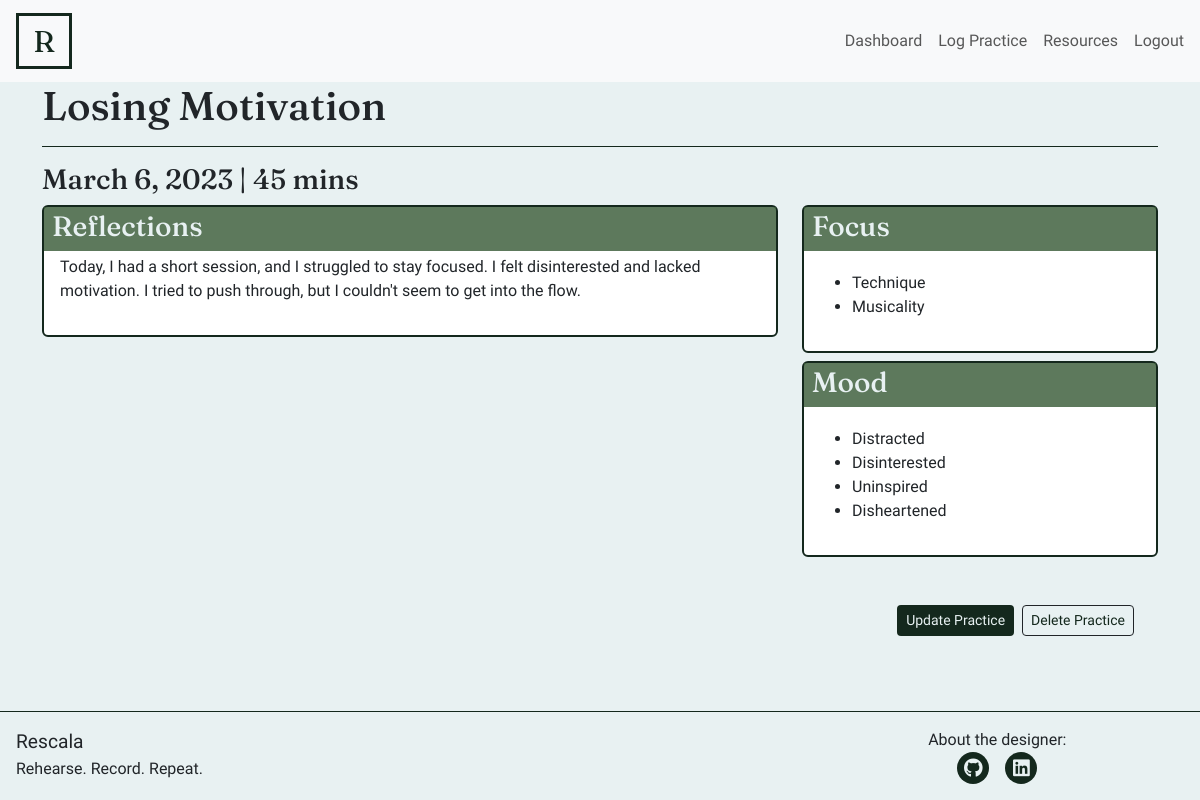
The app's page /practice/51/ (signed in) with its own data.
### practicelog/models.py (models this page shows)
class Session(models.Model):
    user = models.ForeignKey(Profile, on_delete=models.CASCADE, name='user')
    date = models.DateField(validators=[validators.validate_date])
    duration = models.IntegerField(validators=[validators.validate_duration])
    headline = models.CharField(max_length=150)
    focus = models.JSONField(default=list, blank=True)
    moods = models.JSONField(default=list, blank=True)
    summary = models.TextField()

### practicelog/views.py (the view, shortened to what this page needs)
class SessionDetails(LoginRequiredMixin, View):
    def get(self, request, session_id, *args, **kwargs):
        session = get_object_or_404(Session, id=session_id)
        return render(
            request, 'sessiondetails.html',
            {
                "session": session
            }
        )

### templates/sessiondetails.html (shortened to what this page needs)
{% extends "base.html" %}
{% block content %}
<div class="container">
  <div class="row">
    <div class="col">
      <h1>{{session.headline}}</h1>
      <hr />
    </div>
  </div>
  <div class="row">
    <div class="col-md-12">
        <h3>
          {{session.date}} |
          {{session.duration}} mins
        </h3>
    </div>
  </div>
    <div class="row">
      <div class="col-md-8 mb-2">
        <div class="card dashboard-card">
          <div class="card-body">
            <div class="dashboard-title">
              <h3>Reflections</h3>
            </div>
            <div class="dashboard-content">
              <p>
                {{session.summary}}
              </p>
            </div>
          </div>
        </div>
      </div>
      <div class="col-md-4">
        <div class="card dashboard-card mb-2">
          <div class="card-body">
            <div class="dashboard-title">
              <h3>Focus</h3>
            </div>
            <div class="dashboard-content">
              <p>
                {% if session.focus %}
                <ul>
                  {% for focus in session.focus%}
                  <li>{{focus | title }}</li>
                  {% endfor %}
                </ul>
                {% else %}
                <div>No focus was logged for this session</div>
                {% endif %}
                </p>
            </div>
          </div>
        </div>
        <div class="card dashboard-card">
          <div class="card-body">
            <div class="dashboard-title">
              <h3>Mood</h3>
            </div>
            <div class="dashboard-content">
              <p>
                {% if session.moods %}
                <ul>
                  {% for mood in session.moods%}
                  <li>{{mood | title }}</li>
                  {% endfor %}
                </ul>
                {% else %}
                <div>No moods were logged for this session</div>
                {% endif %}
                </p>
            </div>
          </div>
        </div>
  </div>
  <div class="row pt-5">
    <div class="col-md-12 d-flex justify-content-md-end justify-content-center">
      <a class="btn btn-sm btn-very-dark me-1" href="{% url 'edit_session' session.id %}">Update Practice</a>
      <button type="button" class="btn btn-dark btn-sm ms-1" data-toggle="modal" data-target="#deleteSessionModal">
        Delete Practice
      </button>
    </div>
  </div>
</div>
{% endblock %}

### static/css/style.css (style rules this page uses)
body { font-family: 'Work Sans', Courier, monospace; background-color: #E8F1F2; accent-color: #355834; display: flex; flex-direction: column; height: 100vh; font-weight: 300; }
hr { border-top: #14281D 1px solid; opacity: 1; }
h1, h2, h3 { font-family: 'Fraunces', Courier, monospace; }
a { text-decoration: none; color: #14281D; }
.btn-very-dark { color: #E8F1F2; background-color: #14281D; }
.btn-dark { color: #14281D; background-color: #E8F1F2; }
.dashboard-card { position: relative; }
.dashboard-card .dashboard-title { width: 100%; color: #E8F1F2; background-color: rgba(53,88,52,0.8); position: absolute; top: 0; left: 0; margin-bottom: 2rem; padding-top: 0.2rem; padding-left: 0.5rem; }
.dashboard-content { padding-top: 2rem; }
.card { border: 2px solid #14281D; }

### records on screen
Session: headline "Losing Motivation", date "March 6, 2023", duration "45", summary "Today, I had a short session, and I struggled to stay focused. I felt disinterested and lacked motivation. I tried to push through, but I couldn't seem to get into the flow."

### other values on screen
{{ focus | title }} "Technique" "Musicality"
{{ mood | title }} "Distracted" "Disinterested" "Uninspired" "Disheartened"
